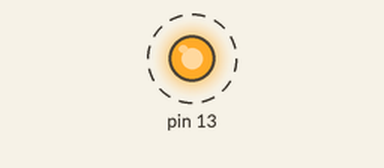
Simulated run of this sketch. Board: Arduino Uno, built with avr-gcc and run on an emulated ATmega328P. Shown: output pins drawn as LEDs (lit = HIGH). Dashed ring = blinking.

Above: at 0.05 s.
Timing chart, 0 to 3.0 s (numbered marks = the images above):
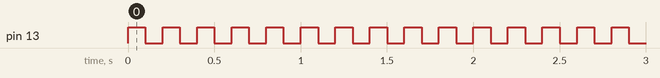

Measured:
- by itself, pin 13: alternates HIGH for 0.10 s and LOW for 0.10 s

The sketch:

Blink.ino
```cpp
#define customDDRB  *((volatile byte*) 0x24)
#define customPORTB *((volatile byte*) 0x25)


void customDelay(long delayTime)
{
  long tempTime = millis();
  do
  {
  }while (millis()-tempTime<delayTime);
}
void setup()
{
  customDDRB |= 0b00100000;
}

void loop()
{
  customPORTB |= 0b00100000;
  customDelay(100);
  customPORTB &= 0b00000000;
  customDelay(100);
}
```
